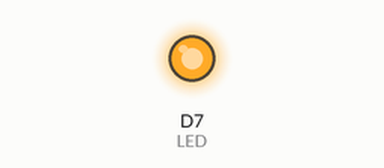
This sketch was run on a simulated ESP8266 (NodeMCU). Parts: output pins drawn as LEDs (lit = HIGH).

Above: at 0.15 s.
At 16.8 s:
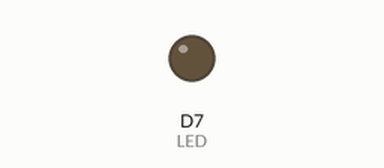
Timing chart, 0 to 18.1 s (numbered marks = the images above):
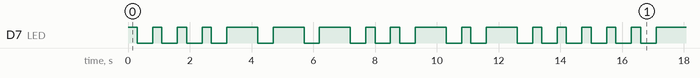

The sketch:

morsecode.ino
```cpp
const int LED = D7;

void setup() {
	pinMode(LED, OUTPUT);
}

void longBlink() {
    digitalWrite(LED, HIGH);
	delay(1000);
	digitalWrite(LED, LOW);
	delay(500);
}

void shortBlink() {
    digitalWrite(LED, HIGH);
	delay(300);
	digitalWrite(LED, LOW);
	delay(500);
}

void loop() {
    // 0 for dots and 1 for dashes
    int sequence[13] = {0,0,0,0,1,1,1,0,0,1,0,1,0};

    for(int i = 0; i < 13; i++) {
        if(sequence[i] == 0) shortBlink();
        else longBlink();
    }
}
```

Measured:
- by itself, D7 (LED): moves between LOW and HIGH, repeating every 13.9 s
- by itself, everything shown: repeats every 13.9 s, in 26 steps
